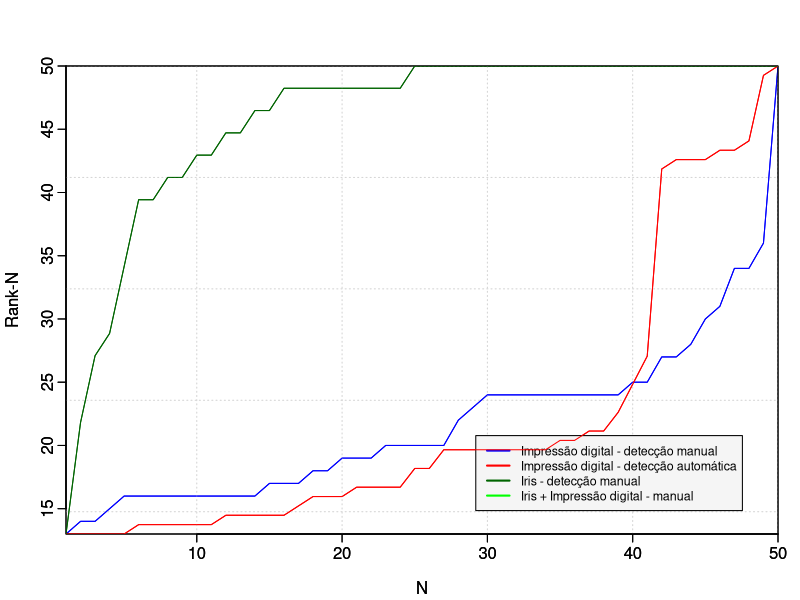

Source code (R):
#!/usr/bin/env Rscript
args = commandArgs(trailingOnly=TRUE)
rank <- scan("fingerprint/true/nthrank.txt")
pdf(file="nthrank.pdf")
par(mgp=c(2.2,0.45,0), tcl=-0.4, mar=c(3.3,3.3,3.3,1.1))
plot(c(1:50), rank, xlab="N", ylab="Rank-N", col="blue", pch=16, type="l", xaxs="i", yaxs="i")
par(new = TRUE)
rank <- scan("fingerprint/automatic/nthrank.txt")
plot(c(1:50), rank, type='l', pch=16, col="red", axes = FALSE, ann = FALSE, xaxs="i", yaxs="i")
par(new = TRUE)
rank <- scan("iris/solo/nthrank.txt")
plot(c(1:50), rank, type='l', pch=16, col="darkgreen", axes = FALSE, ann = FALSE, xaxs="i", yaxs="i")
# par(new = TRUE)
# rank <- scan("iris/and_fingerprint/nthrank.txt")
# plot(c(1:50), rank, type='l', pch=16, col="green", axes = FALSE, ann = FALSE, xaxs="i", yaxs="i")
grid(col = "lightgray", lty = "dotted", lwd = par("lwd"), equilogs = TRUE)
legend("bottomright", inset=.05, cex = 0.75, c("Impressão digital - detecção manual", "Impressão digital - detecção automática", "Iris - detecção manual", "Iris + Impressão digital - manual"), lty=c(1,1,1,1), lwd=c(2,2,2,2), col=c("blue", "red", "darkgreen", "green"), bg="grey96")
par(new = TRUE)
rank <- scan("fingerprint/true/nthrank.txt")
plot(c(1:50), rank, xlab="N", ylab="Rank-N", col="blue", pch=16, type="l", xaxs="i", yaxs="i")
par(new = TRUE)
rank <- scan("fingerprint/automatic/nthrank.txt")
plot(c(1:50), rank, type='l', pch=16, col="red", axes = FALSE, ann = FALSE, xaxs="i", yaxs="i")
par(new = TRUE)
rank <- scan("iris/solo/nthrank.txt")
plot(c(1:50), rank, type='l', pch=16, col="darkgreen", axes = FALSE, ann = FALSE, xaxs="i", yaxs="i")
dev.off()
